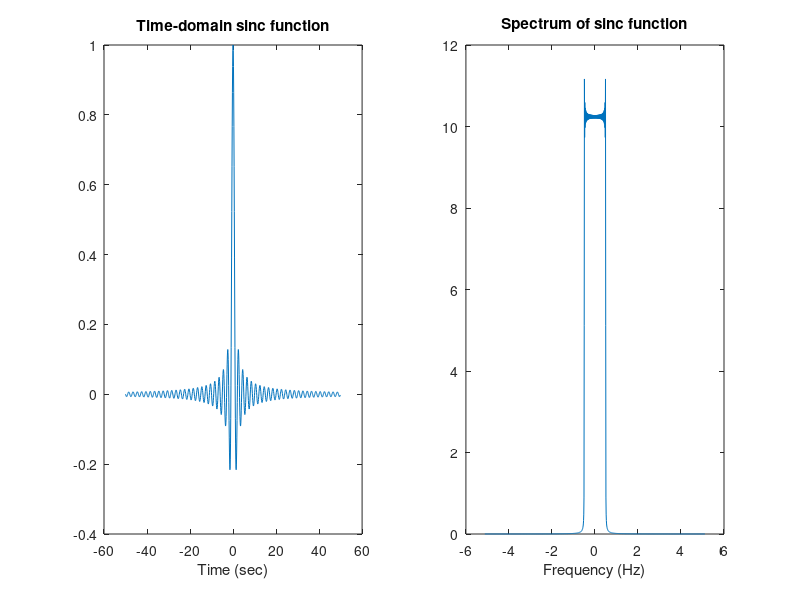

Reproduce this figure in MATLAB.
%% Set signal length L = 100 and num_samples sample points.
num_samples = 1024;
N = num_samples / 2;
L = 100; % Lenth of signal
Ls = L/num_samples; % Time step
Fs = 1/L; % Sampling freq.

%% Plot sinc
sig = zeros(1, num_samples);
for j = 1:num_samples
    sig(j) = sinc((-N+j-1)*Ls);
end
Sig = fftshift(fft(sig));

v = Fs * (-N:N-1);
x = Ls * (-N:N-1);
figure
subplot(1, 2, 1)
plot(x, sig)
title('Time-domain sinc function')
xlabel('Time (sec)')

subplot(1, 2, 2)
plot(v, abs(Sig))
title('Spectrum of sinc function')
xlabel('Frequency (Hz)')